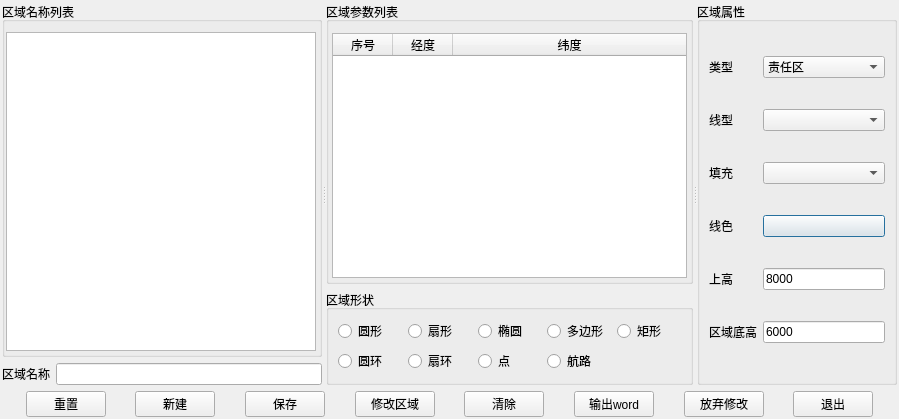
<?xml version="1.0" encoding="UTF-8"?>
<ui version="4.0">
 <class>QYZoneDialog</class>
 <widget class="QDialog" name="QYZoneDialog">
  <property name="geometry">
   <rect>
    <x>0</x>
    <y>0</y>
    <width>899</width>
    <height>419</height>
   </rect>
  </property>
  <property name="windowTitle">
   <string>区域管理</string>
  </property>
  <property name="styleSheet">
   <string notr="true">QComboBox{font-size:12px;}</string>
  </property>
  <layout class="QVBoxLayout" name="verticalLayout_3" stretch="1,0">
   <property name="leftMargin">
    <number>2</number>
   </property>
   <property name="topMargin">
    <number>2</number>
   </property>
   <property name="rightMargin">
    <number>2</number>
   </property>
   <property name="bottomMargin">
    <number>2</number>
   </property>
   <item>
    <widget class="QSplitter" name="splitter">
     <property name="orientation">
      <enum>Qt::Horizontal</enum>
     </property>
     <widget class="QWidget" name="layoutWidget">
      <layout class="QVBoxLayout" name="verticalLayout">
       <item>
        <widget class="QGroupBox" name="groupBox">
         <property name="title">
          <string>区域名称列表</string>
         </property>
         <layout class="QHBoxLayout" name="horizontalLayout_4">
          <property name="leftMargin">
           <number>1</number>
          </property>
          <property name="topMargin">
           <number>10</number>
          </property>
          <property name="rightMargin">
           <number>3</number>
          </property>
          <property name="bottomMargin">
           <number>3</number>
          </property>
          <item>
           <widget class="CXQYZoneTreeWidget" name="treeWidget">
            <property name="contextMenuPolicy">
             <enum>Qt::CustomContextMenu</enum>
            </property>
            <property name="alternatingRowColors">
             <bool>true</bool>
            </property>
            <attribute name="headerVisible">
             <bool>false</bool>
            </attribute>
            <column>
             <property name="text">
              <string notr="true">1</string>
             </property>
            </column>
           </widget>
          </item>
         </layout>
        </widget>
       </item>
       <item>
        <layout class="QHBoxLayout" name="horizontalLayout">
         <item>
          <widget class="QLabel" name="label_7">
           <property name="text">
            <string>区域名称</string>
           </property>
          </widget>
         </item>
         <item>
          <widget class="QLineEdit" name="lineEdit_3"/>
         </item>
        </layout>
       </item>
      </layout>
     </widget>
     <widget class="QWidget" name="layoutWidget">
      <layout class="QVBoxLayout" name="verticalLayout_2">
       <item>
        <widget class="QGroupBox" name="groupBox_2">
         <property name="title">
          <string>区域参数列表</string>
         </property>
         <layout class="QHBoxLayout" name="horizontalLayout_3">
          <property name="leftMargin">
           <number>3</number>
          </property>
          <property name="topMargin">
           <number>11</number>
          </property>
          <property name="rightMargin">
           <number>3</number>
          </property>
          <property name="bottomMargin">
           <number>3</number>
          </property>
          <item>
           <widget class="QTableWidget" name="tableWidget">
            <property name="editTriggers">
             <set>QAbstractItemView::NoEditTriggers</set>
            </property>
            <property name="alternatingRowColors">
             <bool>true</bool>
            </property>
            <property name="selectionBehavior">
             <enum>QAbstractItemView::SelectRows</enum>
            </property>
            <attribute name="horizontalHeaderDefaultSectionSize">
             <number>60</number>
            </attribute>
            <attribute name="horizontalHeaderStretchLastSection">
             <bool>true</bool>
            </attribute>
            <attribute name="verticalHeaderVisible">
             <bool>false</bool>
            </attribute>
            <column>
             <property name="text">
              <string>序号</string>
             </property>
            </column>
            <column>
             <property name="text">
              <string>经度</string>
             </property>
            </column>
            <column>
             <property name="text">
              <string>纬度</string>
             </property>
            </column>
           </widget>
          </item>
         </layout>
        </widget>
       </item>
       <item>
        <widget class="QGroupBox" name="groupBox_4">
         <property name="title">
          <string>区域形状</string>
         </property>
         <layout class="QGridLayout" name="gridLayout_2">
          <item row="0" column="0">
           <widget class="QRadioButton" name="radioButton">
            <property name="text">
             <string>圆形</string>
            </property>
           </widget>
          </item>
          <item row="0" column="1">
           <widget class="QRadioButton" name="radioButton_2">
            <property name="text">
             <string>扇形</string>
            </property>
           </widget>
          </item>
          <item row="0" column="2">
           <widget class="QRadioButton" name="radioButton_3">
            <property name="text">
             <string>椭圆</string>
            </property>
           </widget>
          </item>
          <item row="0" column="3">
           <widget class="QRadioButton" name="radioButton_4">
            <property name="text">
             <string>多边形</string>
            </property>
           </widget>
          </item>
          <item row="0" column="4">
           <widget class="QRadioButton" name="radioButton_5">
            <property name="text">
             <string>矩形</string>
            </property>
           </widget>
          </item>
          <item row="1" column="0">
           <widget class="QRadioButton" name="radioButton_6">
            <property name="text">
             <string>圆环</string>
            </property>
           </widget>
          </item>
          <item row="1" column="1">
           <widget class="QRadioButton" name="radioButton_7">
            <property name="text">
             <string>扇环</string>
            </property>
           </widget>
          </item>
          <item row="1" column="2">
           <widget class="QRadioButton" name="radioButton_8">
            <property name="text">
             <string>点</string>
            </property>
           </widget>
          </item>
          <item row="1" column="3">
           <widget class="QRadioButton" name="radioButton_9">
            <property name="text">
             <string>航路</string>
            </property>
           </widget>
          </item>
         </layout>
        </widget>
       </item>
      </layout>
     </widget>
     <widget class="QGroupBox" name="groupBox_3">
      <property name="maximumSize">
       <size>
        <width>200</width>
        <height>16777215</height>
       </size>
      </property>
      <property name="title">
       <string>区域属性</string>
      </property>
      <layout class="QGridLayout" name="gridLayout">
       <item row="5" column="2">
        <widget class="QLineEdit" name="lineEdit_2">
         <property name="text">
          <string>6000</string>
         </property>
        </widget>
       </item>
       <item row="4" column="0">
        <widget class="QLabel" name="label_5">
         <property name="text">
          <string>上高</string>
         </property>
        </widget>
       </item>
       <item row="3" column="0">
        <widget class="QLabel" name="label_4">
         <property name="text">
          <string>线色</string>
         </property>
        </widget>
       </item>
       <item row="0" column="2">
        <widget class="QComboBox" name="comboBox">
         <property name="font">
          <font>
           <pointsize>-1</pointsize>
          </font>
         </property>
         <item>
          <property name="text">
           <string>责任区</string>
          </property>
         </item>
         <item>
          <property name="text">
           <string>飞行管制区</string>
          </property>
         </item>
         <item>
          <property name="text">
           <string>巡逻待战区</string>
          </property>
         </item>
         <item>
          <property name="text">
           <string>空中禁区</string>
          </property>
         </item>
         <item>
          <property name="text">
           <string>空中控制区</string>
          </property>
         </item>
        </widget>
       </item>
       <item row="1" column="2">
        <widget class="CustomPenStyleComboBox" name="cboBorderStyle">
         <property name="font">
          <font>
           <pointsize>-1</pointsize>
          </font>
         </property>
        </widget>
       </item>
       <item row="2" column="0">
        <widget class="QLabel" name="label_3">
         <property name="text">
          <string>填充</string>
         </property>
        </widget>
       </item>
       <item row="4" column="2">
        <widget class="QLineEdit" name="lineEdit">
         <property name="text">
          <string>8000</string>
         </property>
        </widget>
       </item>
       <item row="1" column="0">
        <widget class="QLabel" name="label_2">
         <property name="text">
          <string>线型</string>
         </property>
        </widget>
       </item>
       <item row="0" column="0">
        <widget class="QLabel" name="label">
         <property name="text">
          <string>类型</string>
         </property>
        </widget>
       </item>
       <item row="2" column="2">
        <widget class="CustomBrushStyleComboBox" name="cboFillStyle">
         <property name="font">
          <font>
           <pointsize>-1</pointsize>
          </font>
         </property>
        </widget>
       </item>
       <item row="5" column="0">
        <widget class="QLabel" name="label_6">
         <property name="text">
          <string>区域底高</string>
         </property>
        </widget>
       </item>
       <item row="3" column="2">
        <widget class="CustomColorButton" name="mFontColorButton">
         <property name="text">
          <string/>
         </property>
        </widget>
       </item>
      </layout>
     </widget>
    </widget>
   </item>
   <item>
    <layout class="QHBoxLayout" name="horizontalLayout_5">
     <item>
      <spacer name="horizontalSpacer_8">
       <property name="orientation">
        <enum>Qt::Horizontal</enum>
       </property>
       <property name="sizeHint" stdset="0">
        <size>
         <width>40</width>
         <height>20</height>
        </size>
       </property>
      </spacer>
     </item>
     <item>
      <widget class="QPushButton" name="pushButton_refresh">
       <property name="text">
        <string>重置</string>
       </property>
      </widget>
     </item>
     <item>
      <spacer name="horizontalSpacer_9">
       <property name="orientation">
        <enum>Qt::Horizontal</enum>
       </property>
       <property name="sizeHint" stdset="0">
        <size>
         <width>40</width>
         <height>20</height>
        </size>
       </property>
      </spacer>
     </item>
     <item>
      <widget class="QPushButton" name="pushButton_new">
       <property name="text">
        <string>新建</string>
       </property>
      </widget>
     </item>
     <item>
      <spacer name="horizontalSpacer_10">
       <property name="orientation">
        <enum>Qt::Horizontal</enum>
       </property>
       <property name="sizeHint" stdset="0">
        <size>
         <width>40</width>
         <height>20</height>
        </size>
       </property>
      </spacer>
     </item>
     <item>
      <widget class="QPushButton" name="pushButton_save">
       <property name="text">
        <string>保存</string>
       </property>
      </widget>
     </item>
     <item>
      <spacer name="horizontalSpacer_13">
       <property name="orientation">
        <enum>Qt::Horizontal</enum>
       </property>
       <property name="sizeHint" stdset="0">
        <size>
         <width>40</width>
         <height>20</height>
        </size>
       </property>
      </spacer>
     </item>
     <item>
      <widget class="QPushButton" name="pushButton_modify">
       <property name="text">
        <string>修改区域</string>
       </property>
      </widget>
     </item>
     <item>
      <spacer name="horizontalSpacer_12">
       <property name="orientation">
        <enum>Qt::Horizontal</enum>
       </property>
       <property name="sizeHint" stdset="0">
        <size>
         <width>40</width>
         <height>20</height>
        </size>
       </property>
      </spacer>
     </item>
     <item>
      <widget class="QPushButton" name="pushButton_clear">
       <property name="text">
        <string>清除</string>
       </property>
      </widget>
     </item>
     <item>
      <spacer name="horizontalSpacer_11">
       <property name="orientation">
        <enum>Qt::Horizontal</enum>
       </property>
       <property name="sizeHint" stdset="0">
        <size>
         <width>40</width>
         <height>20</height>
        </size>
       </property>
      </spacer>
     </item>
     <item>
      <widget class="QPushButton" name="pushButton_3">
       <property name="text">
        <string>输出word</string>
       </property>
      </widget>
     </item>
     <item>
      <spacer name="horizontalSpacer_14">
       <property name="orientation">
        <enum>Qt::Horizontal</enum>
       </property>
       <property name="sizeHint" stdset="0">
        <size>
         <width>40</width>
         <height>20</height>
        </size>
       </property>
      </spacer>
     </item>
     <item>
      <widget class="QPushButton" name="pushButton_quit">
       <property name="text">
        <string>放弃修改</string>
       </property>
      </widget>
     </item>
     <item>
      <spacer name="horizontalSpacer_15">
       <property name="orientation">
        <enum>Qt::Horizontal</enum>
       </property>
       <property name="sizeHint" stdset="0">
        <size>
         <width>40</width>
         <height>20</height>
        </size>
       </property>
      </spacer>
     </item>
     <item>
      <widget class="QPushButton" name="pushButton">
       <property name="text">
        <string>退出</string>
       </property>
      </widget>
     </item>
     <item>
      <spacer name="horizontalSpacer">
       <property name="orientation">
        <enum>Qt::Horizontal</enum>
       </property>
       <property name="sizeHint" stdset="0">
        <size>
         <width>40</width>
         <height>20</height>
        </size>
       </property>
      </spacer>
     </item>
    </layout>
   </item>
  </layout>
 </widget>
 <customwidgets>
  <customwidget>
   <class>CustomPenStyleComboBox</class>
   <extends>QComboBox</extends>
   <header>custompenstylecombobox.h</header>
  </customwidget>
  <customwidget>
   <class>CustomColorButton</class>
   <extends>QPushButton</extends>
   <header>customcolorbutton.h</header>
  </customwidget>
  <customwidget>
   <class>CustomBrushStyleComboBox</class>
   <extends>QComboBox</extends>
   <header>custombrushstylecombobox.h</header>
  </customwidget>
  <customwidget>
   <class>CXQYZoneTreeWidget</class>
   <extends>QTreeWidget</extends>
   <header>cxqyzonetreewidget.h</header>
  </customwidget>
 </customwidgets>
 <resources/>
 <connections/>
</ui>
